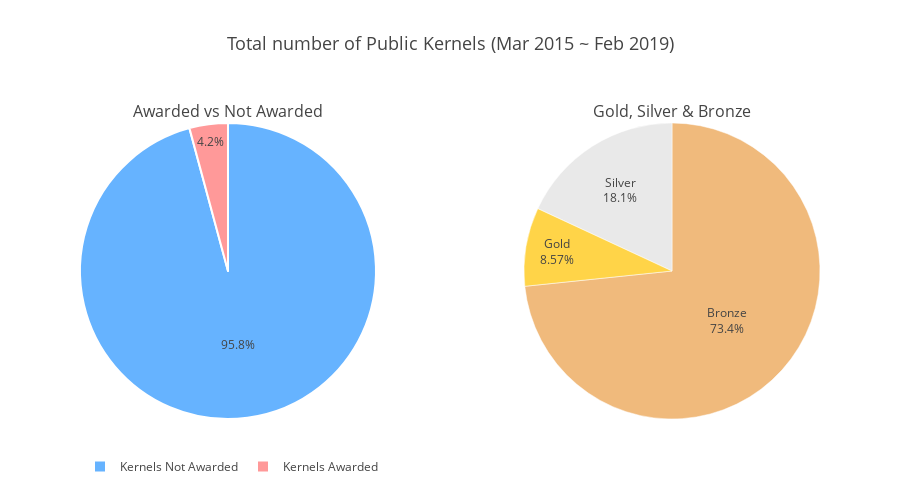

This figure's notebook cell:
### Markdown cell above
Most of us, beginners in Kaggle, might look at the Top Kernels and Top authors and think that getting Medals is easy. However, a quick look into the Meta Kaggle data shows that Kernels awarded with Medals are ***extremely RARE*** compared to the number of kernels without medals.

**(You can hover to see the actual number values)**

### Code cell
# Pie Chats for Total Number of Kernels

PLOT_BG_COLOR = '#f1f1f1'

kernel_colors = ['#FF9999', '#66B3FF'] # ['awarded', 'not awarded']
medal_colors  = ['#ffd448', '#e9e9e9', '#f0ba7c' ] # ['Gold', 'Silver', 'Bronze']

medal_kernels = normal_user_kernels[normal_user_kernels['Medal'] > 0]

# First Pie Chart: Awarded vs Not Awarded Kernels
vals = []
vals.append(len(medal_kernels))
vals.append(len(normal_user_kernels[normal_user_kernels['Medal'] == 0]))
chart1 = {
            'type': 'pie',
            'title': 'Awarded vs Not Awarded',
            'titlefont': {'size': 16},
            'labels': ['Kernels Awarded', 'Kernels Not Awarded'],
            'values': vals,
            'hoverinfo': 'label+value',
            'textinfo': 'percent',
            'textposition': 'inside',
            'textfont': {'size': 12},
            'marker': {'colors': kernel_colors, 'line': {'color': 'white', 'width': 2,}},
            'domain': {'x': [0, 0.4], 'y': [0, 1]}
        }

# Second Pie Chart: Gold, Silver & Bronze Kernels
vals = []
vals.append(len(medal_kernels[medal_kernels['Medal'] == 1]))
vals.append(len(medal_kernels[medal_kernels['Medal'] == 2]))
vals.append(len(medal_kernels[medal_kernels['Medal'] == 3]))



chart2 = {
            'type': 'pie',
            'title': 'Gold, Silver & Bronze',
            'titlefont': {'size': 16},
            'showlegend': False,
            'labels': ['Gold', 'Silver', 'Bronze'],
            'values': vals,
            'hoverinfo': 'label+value',
            'textinfo': 'percent+label',
            'textfont': {'size': 12},
            'marker': {'colors': medal_colors, 'line': {'color': 'white', 'width': .5,}},
            'domain': {'x': [0.6, 1], 'y': [0,1]}
        }

fig = {
    'data': [ chart1, chart2 ],
    'layout': {
        'height': 500,
        'title': {
            'text': f'Total number of Public Kernels ({range_dates_str})',
            'font': {'size': 18}
        }, 'legend': {
            'orientation': 'h'
        }
    }
}

iplot(fig)

### Figure 1 — Plotly figure (JSON) as saved in the notebook; plotly's stock layout.template omitted (floating-point values rounded to 4 significant figures)
{"data": [{"domain": {"x": [0, 0.4], "y": [0, 1]}, "hoverinfo": "label+value", "labels": ["Kernels Awarded", "Kernels Not Awarded"], "marker": {"colors": ["#FF9999", "#66B3FF"], "line": {"color": "white", "width": 2}}, "textfont": {"size": 12}, "textinfo": "percent", "textposition": "inside", "title": {"font": {"size": 16}, "text": "Awarded vs Not Awarded"}, "type": "pie", "uid": "5e5e7aeb-f9a1-4977-b99c-b93fc65735ff", "values": [8691, 198271]}, {"domain": {"x": [0.6, 1], "y": [0, 1]}, "hoverinfo": "label+value", "labels": ["Gold", "Silver", "Bronze"], "marker": {"colors": ["#ffd448", "#e9e9e9", "#f0ba7c"], "line": {"color": "white", "width": 0.5}}, "showlegend": false, "textfont": {"size": 12}, "textinfo": "percent+label", "title": {"font": {"size": 16}, "text": "Gold, Silver & Bronze"}, "type": "pie", "uid": "2ae014b6-9365-410a-9e3d-d48a4ad380ec", "values": [745, 1571, 6375]}], "layout": {"height": 500, "legend": {"orientation": "h"}, "title": {"font": {"size": 18}, "text": "Total number of Public Kernels (Mar 2015 ~ Feb 2019)"}}}
